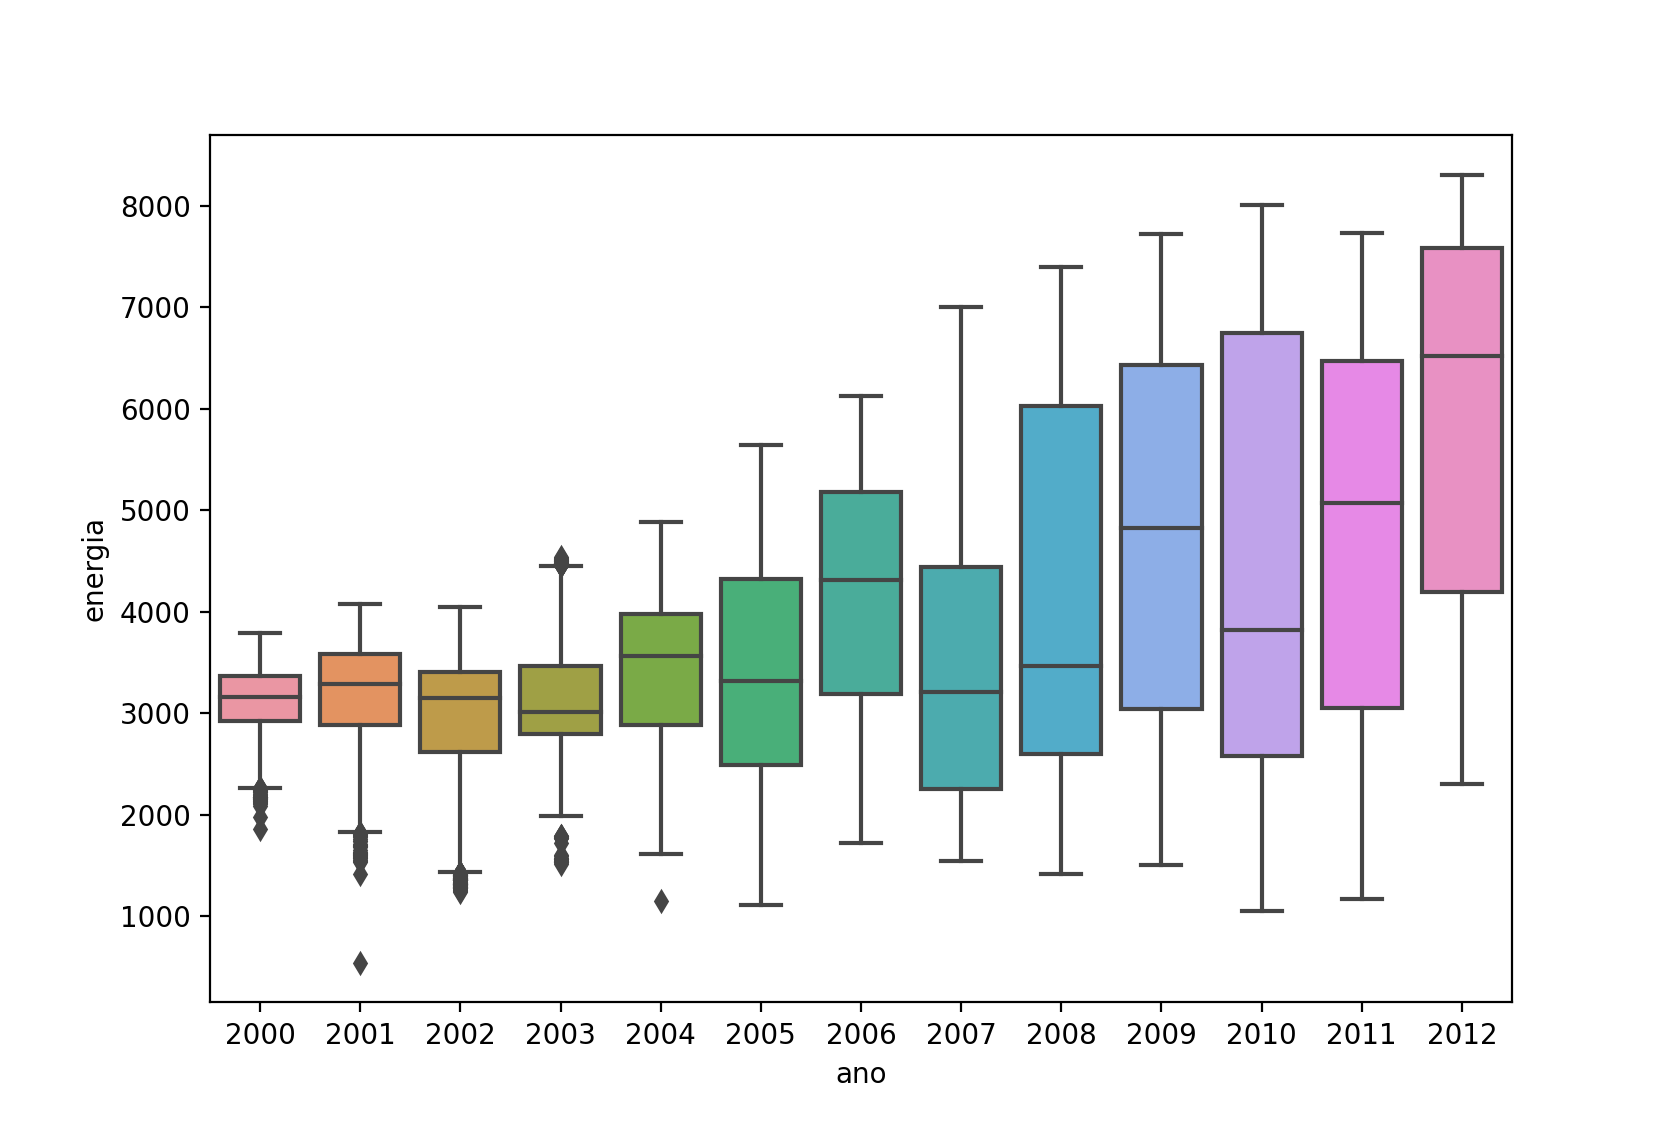

The script that drew this image:
import pandas as pd
import matplotlib.pyplot as plt
import seaborn as sns

df = pd.read_csv('../timeserie_train.csv',
                index_col='data', parse_dates=['data'])

df['ano'] = [d.year for d in df.index]

sns.boxplot(x='ano', y='energia', data=df)

plt.show()
